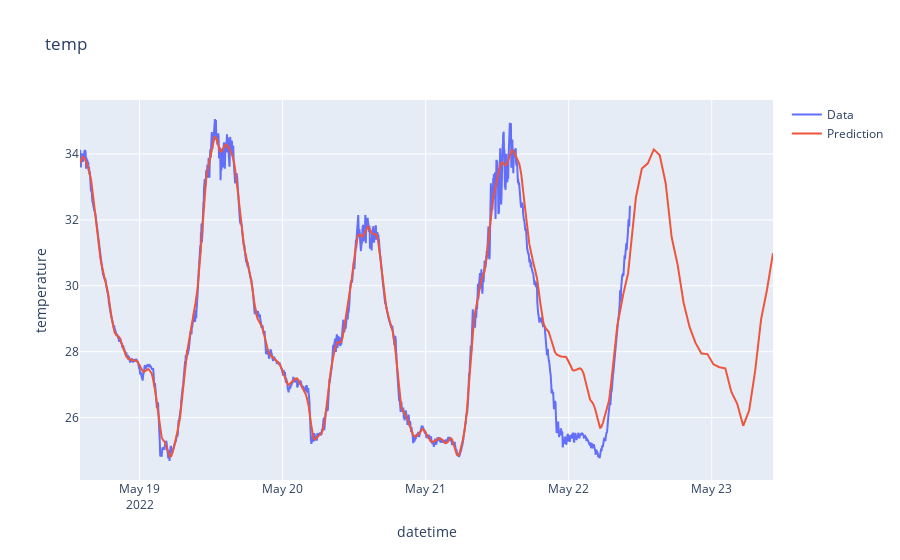

Notebook code for this chart:
### Code cell
trace1 = go.Scatter(
    x = new_prediction['ds'].values,
    y = new_prediction['y'].values,
    mode = 'lines',
    name = 'Data'
)
trace2 = go.Scatter(
    x = forecast['ds'].values,
    y = forecast['yhat1'].values,
    mode = 'lines',
    name = 'Prediction'
)

layout = go.Layout(
    title = "temp",
    xaxis = {'title' : "datetime"},
    yaxis = {'title' : "temperature"}
)
fig = go.Figure(data=[trace1, trace2], layout=layout)
fig.show()

### Figure 1 — Plotly figure (JSON) as saved in the notebook; plotly's stock layout.template omitted (floating-point values rounded to 4 significant figures; data arrays with more than 128 entries replaced by an {"elided": "..."} marker saying what was removed)
{"data": [{"mode": "lines", "name": "Data", "type": "scatter", "x": {"elided": "5537 str values"}, "y": {"elided": "5537 float values"}}, {"mode": "lines", "name": "Prediction", "type": "scatter", "x": {"elided": "5561 str values"}, "y": {"elided": "5561 float values"}}], "layout": {"title": {"text": "temp"}, "xaxis": {"title": {"text": "datetime"}}, "yaxis": {"title": {"text": "temperature"}}}}
